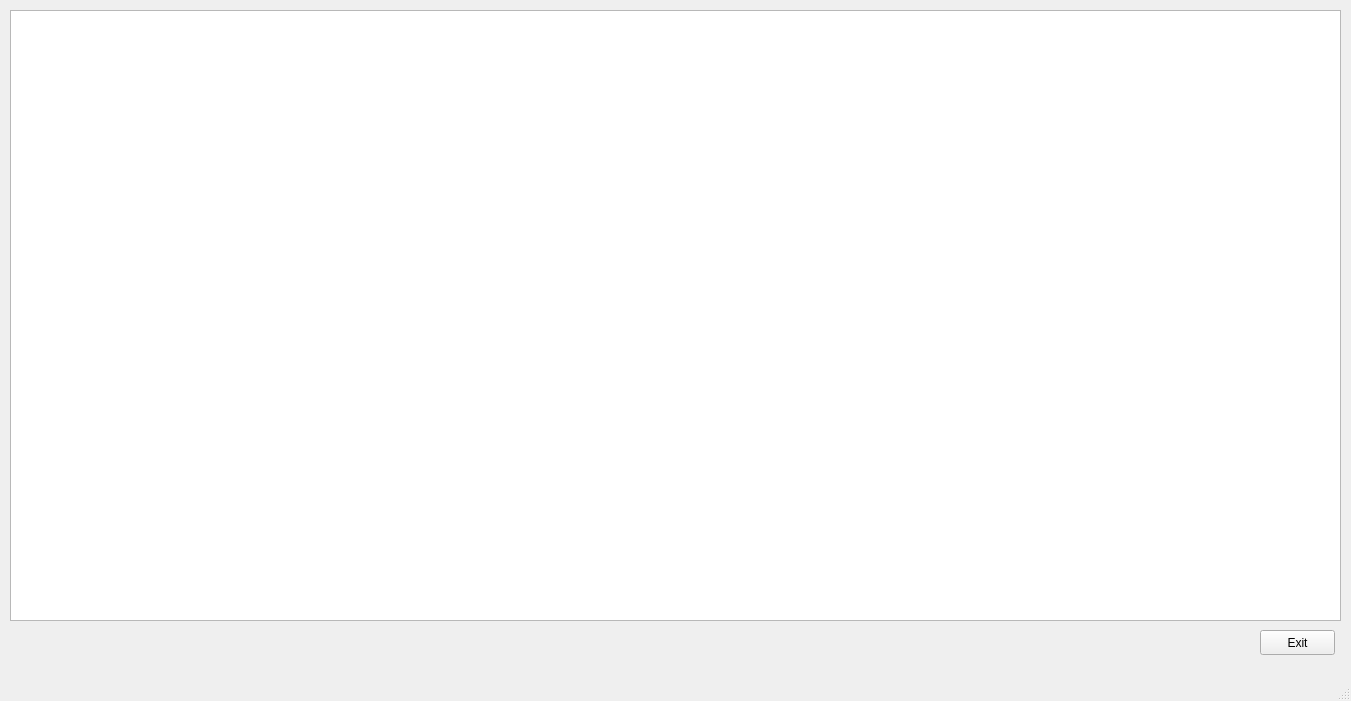
<?xml version="1.0" encoding="UTF-8"?>
<ui version="4.0">
 <class>helpViewer</class>
 <widget class="QMainWindow" name="helpViewer">
  <property name="geometry">
   <rect>
    <x>0</x>
    <y>0</y>
    <width>1351</width>
    <height>701</height>
   </rect>
  </property>
  <property name="windowTitle">
   <string>help</string>
  </property>
  <widget class="QWidget" name="centralwidget">
   <widget class="QPushButton" name="pushButton">
    <property name="geometry">
     <rect>
      <x>1260</x>
      <y>630</y>
      <width>75</width>
      <height>25</height>
     </rect>
    </property>
    <property name="text">
     <string>Exit</string>
    </property>
   </widget>
   <widget class="QTextEdit" name="textBrowser">
    <property name="geometry">
     <rect>
      <x>10</x>
      <y>10</y>
      <width>1331</width>
      <height>611</height>
     </rect>
    </property>
   </widget>
  </widget>
  <widget class="QMenuBar" name="menubar">
   <property name="geometry">
    <rect>
     <x>0</x>
     <y>0</y>
     <width>1351</width>
     <height>20</height>
    </rect>
   </property>
  </widget>
  <widget class="QStatusBar" name="statusbar"/>
 </widget>
 <resources/>
 <connections>
  <connection>
   <sender>pushButton</sender>
   <signal>clicked()</signal>
   <receiver>helpViewer</receiver>
   <slot>close()</slot>
   <hints>
    <hint type="sourcelabel">
     <x>1037</x>
     <y>652</y>
    </hint>
    <hint type="destinationlabel">
     <x>550</x>
     <y>346</y>
    </hint>
   </hints>
  </connection>
 </connections>
</ui>
